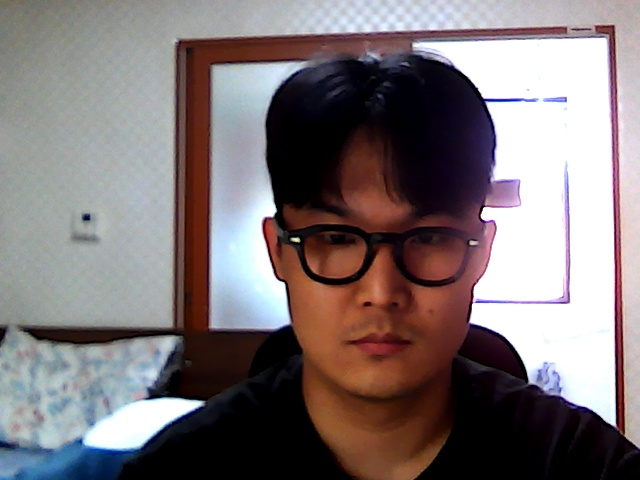
#> input picture opencv/homework/image/hsb.jpg, 640 x 480 px
$ python p212practice8.py
#> lines starting #> are read from the running program, lines starting #| are printed output that depends on the picture; after the words box and inside, x2 and y2 are one past the last pixel; in counts of white or black regions, pixels touching at a corner belong together
import numpy as np
import cv2

image = cv2.imread("image/hsb.jpg", cv2.IMREAD_COLOR)
#> image is the input picture: shape (480, 640, 3); mean B, G, R 119.3, 117.6, 127.4
if image is None:
    raise Exception("영상파일 읽기 오류")

mask = np.zeros(image.shape[:2], np.uint8)  # image와 크기가 같은 검정 영상
center = (380, 250)

cv2.circle(mask, center, 150, (255, 255, 255), -1) # mask라는 검정 영상에 원을 그린다.
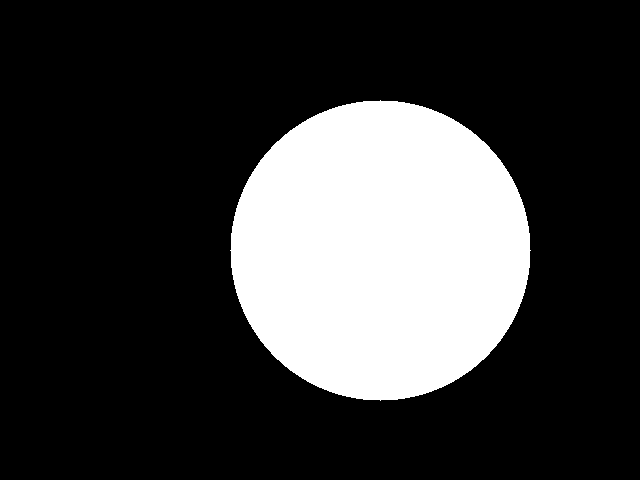
#> mask: shape (480, 640); 23% white; 1 white region, box (x1, y1, x2, y2) and area: (230, 100, 531, 401) 70681
dst = cv2.bitwise_and(image, image, mask=mask) # dst값에 비트연산을 하여 저장
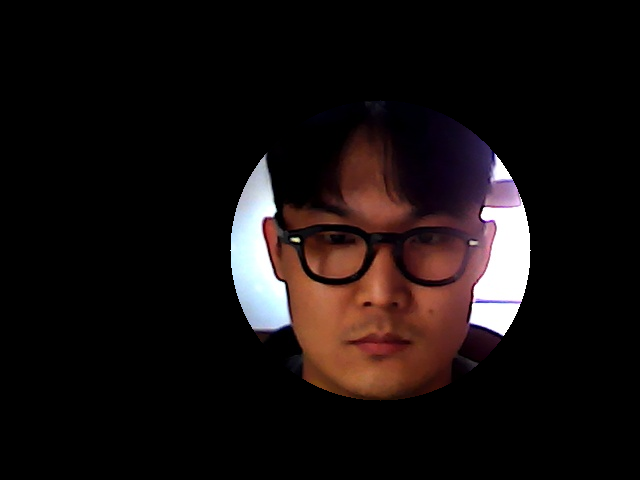
#> dst: shape (480, 640, 3); mean B, G, R 15.8, 16.2, 23.1

cv2.imshow("image", image)
cv2.imshow("dst", dst)
cv2.waitKey(0)
cv2.destroyAllWindows()

$ run again, with opencv/homework/image/cards.jpg copied over opencv/homework/image/hsb.jpg
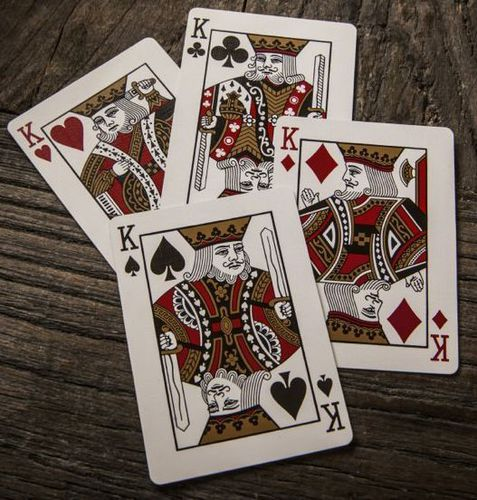
#> input picture opencv/homework/image/cards.jpg, 477 x 500 px
#> image is the input picture: shape (500, 477, 3); mean B, G, R 88.1, 96.6, 109.6
#> `cv2.circle(mask, center, 150, (255, 255, 255), -1)`:
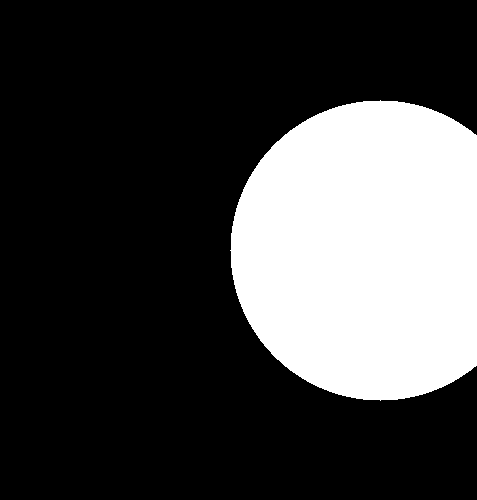
#> mask: shape (500, 477); 26.1% white; 1 white region, box (x1, y1, x2, y2) and area: (230, 100, 477, 401) 62145
#> `dst = cv2.bitwise_and(image, image, mask=mask)`:
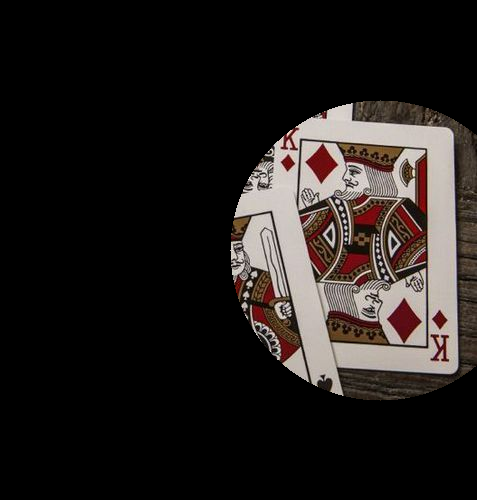
#> dst: shape (500, 477, 3); mean B, G, R 28.4, 30.3, 34.7
